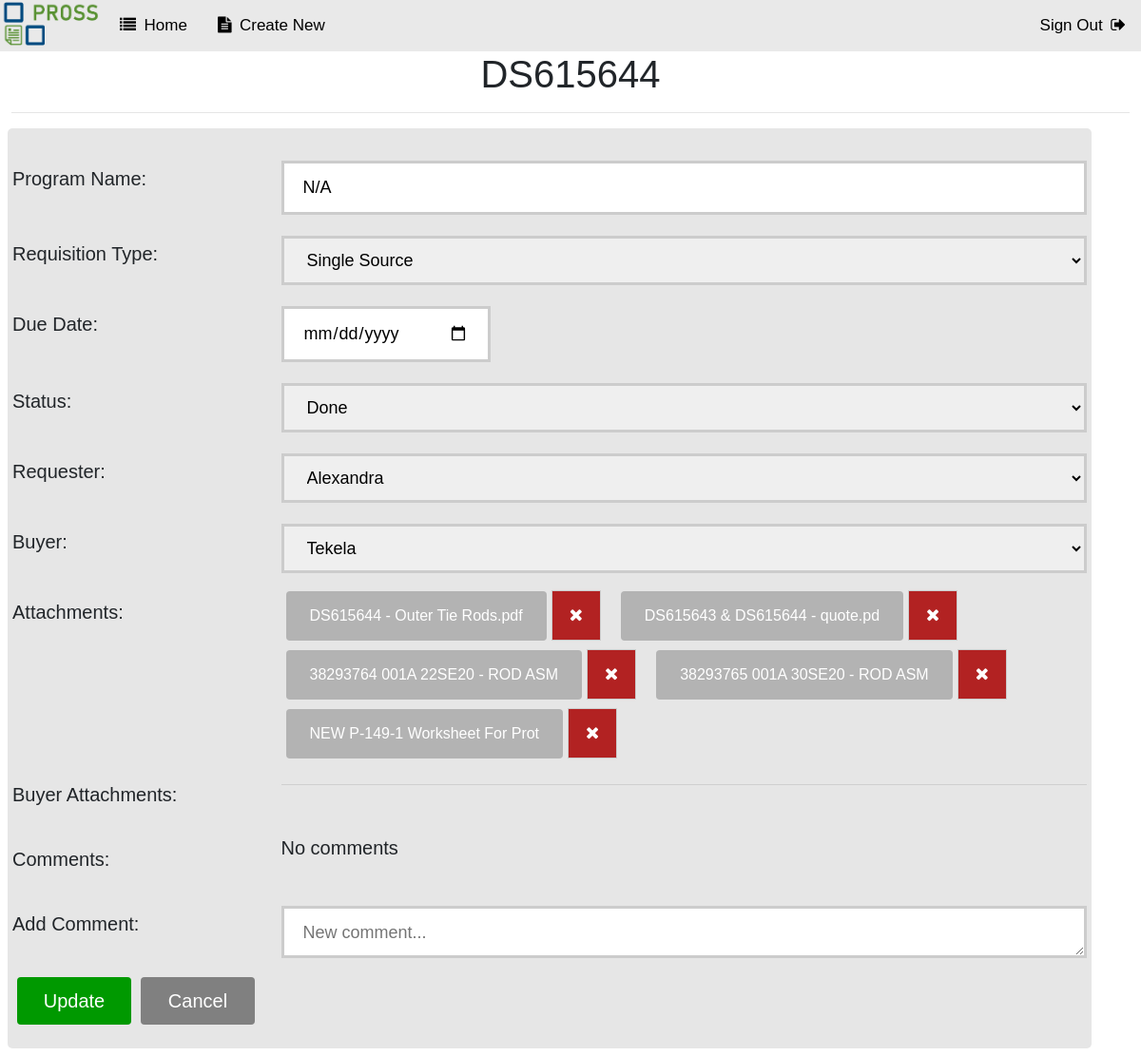
The app's page /openadm.php?id=133 (signed in) with its own data.
### tables this page shows
CREATE TABLE `reqs` (
  `id` int(11) NOT NULL,
  `program` varchar(25) NOT NULL,
  `ds` int(10) NOT NULL,
  `urgency` varchar(1) DEFAULT NULL,
  `progress` varchar(255) NOT NULL DEFAULT 'Submitted',
  `type` varchar(55) NOT NULL,
  `submit_date` date NOT NULL,
  `due_date` date DEFAULT NULL,
  `date` timestamp NOT NULL DEFAULT current_timestamp() ON UPDATE current_timestamp(),
  `submitted` varchar(255) NOT NULL,
  `assigned` varchar(255) NOT NULL
);

CREATE TABLE `attachments` (
  `id` int(25) NOT NULL,
  `reqs_id` int(25) NOT NULL,
  `role` varchar(25) NOT NULL,
  `name` varchar(255) NOT NULL
);

### openadm.php (the view, shortened to what this page needs)
<?php
	$logedInUsername = $_SESSION['username'];
	$id = null;
	if ( !empty($_GET['id'])) {
		$id = $_REQUEST['id'];
	}
	$pdo = Database::connect();
	$sql = "SELECT * FROM reqs WHERE id = ?";
	$q = $pdo->prepare($sql);
	$q->execute(array($id));
	$data = $q->fetch(PDO::FETCH_ASSOC);
	$dueDate = $data['due_date'];
	$pdo = Database::connect();
	$sql = "SELECT * FROM reqs WHERE id = ?";
	$q = $pdo->prepare($sql);
	$q->execute(array($id));
	$data = $q->fetch(PDO::FETCH_ASSOC);
	$type = $data['type'];
	if ($type == "Alterations") {
		$type = "PO" . $data['ds'];
	} else {
		$type = "DS" . $data['ds'];
	}
	if (!empty($_POST)) {
		$dueDate = $_POST['dueDate'];
		$program = $_POST['program'];
		$type = $_POST['type'];
		$progress = $_POST['progress'];
		$submitted = $_POST['submitted'];
		$assigned = $_POST['assigned'];
		$expcomment = $_POST['expcomment'];
		$pdo = Database::connect();
		if ($dueDate != null) {
			$sql = "UPDATE reqs SET due_date = ? WHERE id = ?";
			$q = $pdo->prepare($sql);
			$q->execute(array($dueDate,$id));
		}
		if ($program != null) {
			$pdo->setAttribute(PDO::ATTR_ERRMODE, PDO::ERRMODE_EXCEPTION);
			$sql = "UPDATE reqs SET program = ? WHERE id = ?";
			$q = $pdo->prepare($sql);
			$q->execute(array($program,$id));
		}
		if ($type != null) {
			$pdo->setAttribute(PDO::ATTR_ERRMODE, PDO::ERRMODE_EXCEPTION);
			$sql = "UPDATE reqs SET type = ? WHERE id = ?";
			$q = $pdo->prepare($sql);
			$q->execute(array($type,$id));
		}
		if ($progress != null) {
			$pdo->setAttribute(PDO::ATTR_ERRMODE, PDO::ERRMODE_EXCEPTION);
			$sql = "UPDATE reqs SET progress = ? WHERE id = ?";
			$q = $pdo->prepare($sql);
			$q->execute(array($progress,$id));
		}
		if ($submitted != null) {
			$pdo->setAttribute(PDO::ATTR_ERRMODE, PDO::ERRMODE_EXCEPTION);
			$sql = "UPDATE reqs SET submitted = ? WHERE id = ?";
			$q = $pdo->prepare($sql);
			$q->execute(array($submitted,$id));
		}
		if ($assigned != null) {
			$pdo->setAttribute(PDO::ATTR_ERRMODE, PDO::ERRMODE_EXCEPTION);
			$sql = "UPDATE reqs SET assigned = ? WHERE id = ?";
			$q = $pdo->prepare($sql);
			$q->execute(array($assigned,$id));
		}
		$reqs_id = $id;
		if ($expcomment != null) {
			$comment = addslashes($expcomment);
			$sql = "INSERT INTO comments(reqs_id, name, comment) VALUES ('$reqs_id', '$logedInUsername', '$comment')";
			$pdo->setAttribute(PDO::ATTR_ERRMODE, PDO::ERRMODE_EXCEPTION);
			$q = $pdo->prepare($sql);
			$q->execute(array());
		}
		Database::disconnect();
		header("Location: index.php");
	} else {
		$pdo = Database::connect();
		$pdo->setAttribute(PDO::ATTR_ERRMODE, PDO::ERRMODE_EXCEPTION);
		$sql = "SELECT * FROM reqs where id = ?";
		$q = $pdo->prepare($sql);
		$q->execute(array($id));
		$data = $q->fetch(PDO::FETCH_ASSOC);
		$program = $data['program'];
	}
?>
<!DOCTYPE html>
<html lang="en">
<head>
    <link   href="css/bootstrap.min.css" rel="stylesheet">
	<link rel="stylesheet" href="https://cdnjs.cloudflare.com/ajax/libs/font-awesome/4.7.0/css/font-awesome.min.css">
</head>
<body>
	<div class="topnav">
		<img src="PROSS_Logo.png" href="index.php" alt="Logo" style="width:110px;height:50px;">
        <a href="index.php"><i class="fa fa-list"></i>&ensp;Home</a>
		<a href="create.php"><i class="fa fa-file-text"></i>&ensp;Create New</a>
        <a style="float:right;" href="logout.php">Sign Out&ensp;<i class="fa fa-sign-out"></i></a>
    </div>
	<h1><?php echo $type;?></h1>
	<hr style="width:98%">
    <div class="container">
	    <form action="openadm.php?id=<?php echo $id?>" method="post" enctype="multipart/form-data">
			<div class="row">
				<div class="col-25">
					<label for="program">Program Name:</label>
				</div>
				<div class="col-75">
					<input name="program" type="text" maxlength="15" value="<?php echo !empty($program)?$program:'';?>">
				</div>
			</div>
			<div class="row">
				<div class="col-25">
					<label for="type">Requisition Type:</label>
				</div>
				<div class="col-75">
					<select id="type" name="type" class="select">
						<option selected="selected"><?php echo $data['type'];?></option>
					</select>
				</div>
			</div>
			<div class="row" id="dueDate">
				<div class="col-25">
					<label for="dueDate">Due Date:</label>
				</div>
				<div class="col-75">
					<input name="dueDate" type="date" value="<?php echo !empty($dueDate)?$dueDate:'';?>">
				</div>
			</div>
			<div class="row">
				<div class="col-25">
					<label for="progress">Status:</label>
				</div>
				<div class="col-75">
					<select id="progress" name="progress" class="select">
						<option selected="selected"><?php echo $data['progress'];?></option>
					</select>
				</div>
		    </div>
			<div class="row">
				<div class="col-25">
					<label for="submitted">Requester:</label>
				</div>
				<div class="col-75">
					<select name="submitted" class="select">
						<option selected="selected"><?php echo $data['submitted'];?></option>
					</select>
				</div>
		    </div>
			<div class="row">
				<div class="col-25">
					<label for="assigned">Buyer:</label>
				</div>
				<div class="col-75">
					<select name="assigned" class="select">
						<option selected="selected"><?php echo $data['assigned'];?></option>
					</select>
				</div>
		    </div>
			<div class="row">
				<div class="col-25">
					<label class="attachments">Attachments:</label>
				</div>
				<div class="col-75">
					<?php
						$pdo = Database::connect();
						$id = $data['id'];
						$sql = "SELECT * FROM attachments WHERE reqs_id=$id AND role!='buyer' ORDER BY id ASC";
						foreach ($pdo->query($sql) as $row) {
							$attach_id = $row['id'];
							echo '<a class="link" href="uploads/' . $data['ds'] . "/" . $row['name'] . '" download><span>' . substr($row['name'],0,30) . '</span></a><a href="deletefile.php?id='.$id.'&attach_id='.$attach_id.'&loc=adm" class="custom-delete" id="delete" onclick="return clicked();"><span><i class="fa fa-close"></i></span></a>&ensp;&ensp;';
						}
					?>
				</div>
			</div>
			<div class="row">
				<div class="col-25">
					<label class="attachments">Buyer Attachments:</label>
				</div>
				<div class="col-75">
					<hr>
				</div>
			</div>
			<div class="row">
				<div class="col-25">
					<label class="comments">Comments:</label>
				</div>
				<div class="col-75">
					<?php
						$counter = 0;
						if ($counter == 0) {
							echo "<p>No comments</p>";
						}
					?>
				</div>
			</div>
			<div class="row">
				<div class="col-25">
					<label class="expcomment">Add Comment:</label>
				</div>
				<div class="col-75">
					<textarea id="expcomment" name="expcomment" data-emojiable="true" placeholder="New comment..." style="height:55px" value="<?php echo !empty($expcomment)?$expcomment:'';?>"></textarea>
				</div>
			</div>
			<div class="row">
			<button class="button button2" type="submit"><span>Update</span></button>
			<button type="button" class="button button1" style="background-color: grey" onclick="location.href='index.php';"><span>Cancel</span></button>
		</div>
		</form>
	</div>
  </body>
</html>

### openadm.php (style rules this page uses)
body { animation: fadeInAnimation ease 1s; animation-iteration-count: 1; animation-fill-mode: forwards; margin: 0; font-family: Arial, Helvetica, sans-serif; }
* { box-sizing: border-box; }
img { display: block; margin-left: auto; margin-right: auto; }
h1 { text-align: center; }
p { font-size: 20px; margin-bottom: 12px; margin-top: 0px; }
.custom-delete { font-size: 18px; background-color: #b22222; color: white; border: 1px solid #ccc; display: inline-block; padding: 12px 18px; cursor: pointer; transition: all 0.5s; }
.custom-delete span { cursor: pointer; display: inline-block; position: relative; transition: 0.5s; }
.custom-delete span:after { content: 'Delete'; position: absolute; opacity: 0; top: 0; right: -20px; transition: 0.5s; }
.link { display: inline-block; border-radius: 4px; background-color: #b3b3b3; border: none; color: white; text-align: center; padding: 14px 25px; transition: all 0.5s; cursor: pointer; margin: 5px; }
.link span { cursor: pointer; display: inline-block; position: relative; transition: 0.5s; }
.link span:after { font-family: FontAwesome; content: '\f019'; position: absolute; opacity: 0; top: 0; right: -20px; transition: 0.5s; }
.button { display: inline-block; border-radius: 4px; background-color: #009900; border: none; color: #FFFFFF; text-align: center; font-size: 20px; padding: 10px; width: 120px; transition: all 0.5s; cursor: pointer; margin: 5px; float: right; }
.button2 span { cursor: pointer; display: inline-block; position: relative; transition: 0.5s; }
.button2 span:after { content: '\00bb'; position: absolute; opacity: 0; top: 0; right: -20px; transition: 0.5s; }
.button1 span { cursor: pointer; display: inline-block; position: relative; transition: 0.5s; }
.button1 span:after { content: '\00ab'; position: absolute; opacity: 0; top: 0; left: -20px; transition: 0.5s; }
input[type=text], select, textarea { width: 100%; padding: 12px 20px; margin: 8px 0; box-sizing: border-box; border: 3px solid #ccc; -webkit-transition: 0.5s; transition: 0.5s; outline: none; font-size: 18px; }
input[type=date] { width: 220px; padding: 12px 20px; margin: 8px 0; box-sizing: border-box; border: 3px solid #ccc; -webkit-transition: 0.5s; transition: 0.5s; outline: none; font-size: 18px; }
label { padding: 12px 12px 12px 0; display: inline-block; font-size: 20px; }
.container { border-radius: 5px; background-color: #e6e6e6; padding: 20px; margin: 8px; }
.col-25 { float: left; width: 25%; margin-top: 6px; }
.col-75 { float: left; width: 75%; margin-top: 6px; }
.row:after { content: ""; display: table; clear: both; }
.topnav { overflow: hidden; background-color: #e9e9e9; }
.topnav a { float: left; display: block; color: black; text-align: center; padding: 14px 16px; text-decoration: none; font-size: 17px; transition: all 0.5s; }
.topnav img { float: left; display: block; color: black; text-align: center; padding: 2px 2px; text-decoration: none; font-size: 17px; }

### records on screen
reqs: ds "DS615644", program "N/A", type "Single Source", progress "Done", submitted "Alexandra", assigned "Tekela"
attachments: name "DS615644 - Outer Tie Rods.pdf"
attachments: name "DS615643 & DS615644 - quote.pd"
attachments: name "38293764 001A 22SE20 - ROD ASM"
attachments: name "38293765 001A 30SE20 - ROD ASM"
attachments: name "NEW P-149-1 Worksheet For Prot"
